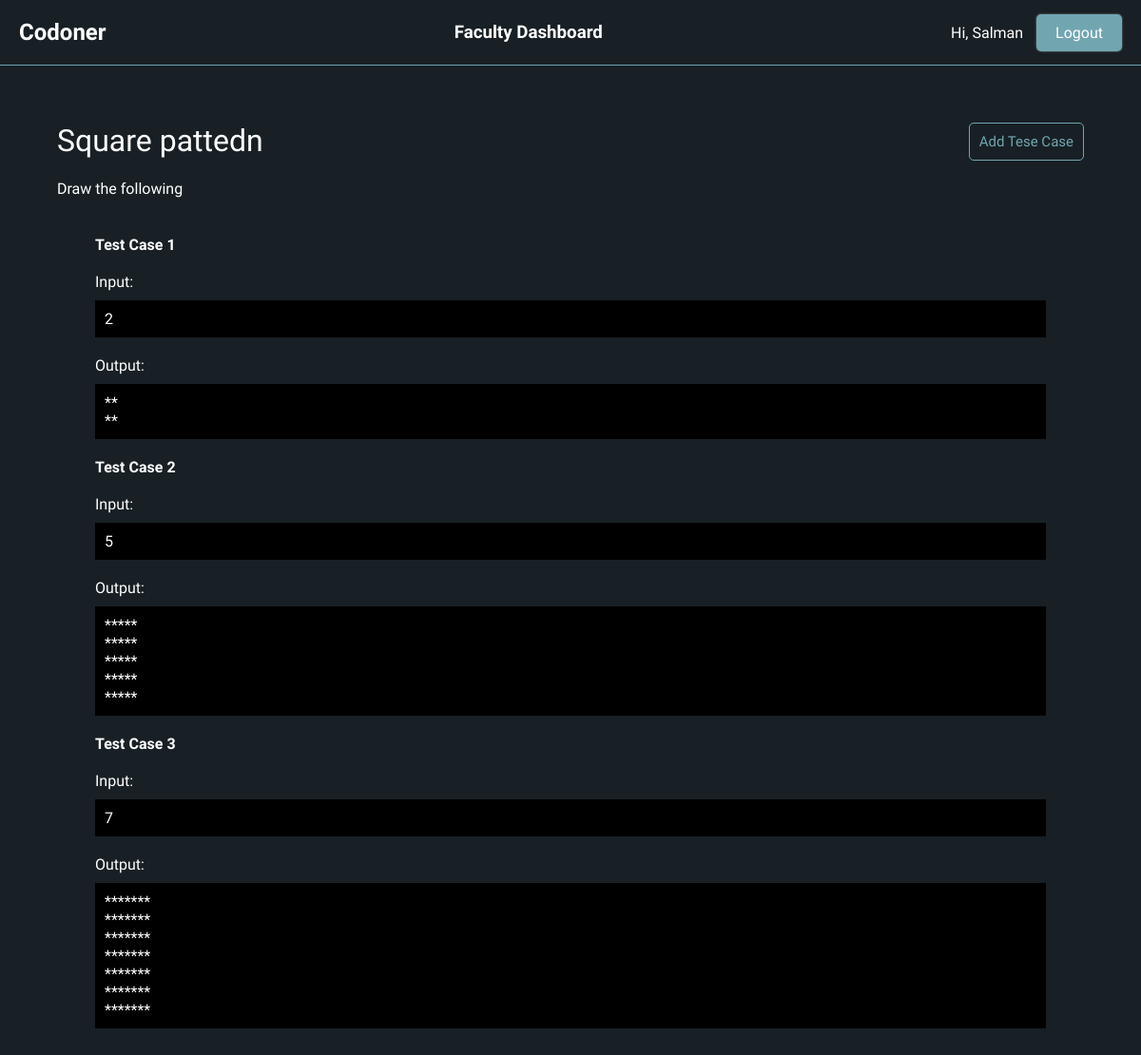
The page /user/question/3/ (signed in) on the database its author committed.
### main/models.py (models this page shows, shortened)
class Question(models.Model):
    title = models.CharField(max_length=256)
    description = models.TextField()
    competition = models.ForeignKey(
        Competition, on_delete=models.CASCADE, null=True)

class TestCase(models.Model):
    question = models.ForeignKey(Question, on_delete=models.CASCADE)
    input = models.CharField(max_length=256)
    output = models.TextField()

### account/views.py (the view)
# urls.py: path('question/<id>/', question_view),
@login_required(login_url='/user/login')
def question_view(request, id):
    question = Question.objects.filter(id=id).first()
    testcases = TestCase.objects.filter(question=question)
    if question.competition.creator != request.user:
        return redirect('/user/')
    context = {
        'question': question,
        'testcases': testcases
    }
    return render(request, 'question.html', context=context)

### account/templates/question.html (shortened to what this page needs)
{% extends "base.html" %}
{% load static %}
{% block stylesheet %}
<link rel="stylesheet" href="{% static 'css/question.css' %}">
{% endblock %}
{% block content %}
    <div class="question">
        <div class="question-title">
            {{question.title}}
            <button onclick="showAddForm()">Add Tese Case</button>
        </div>
        <div class="question-description">
            {{question.description}}
        </div>
        <div class="testcases">
            {% for testcase in testcases %}
            <div class="testcase">
                <div class="test-head"><b>Test Case {{forloop.counter}}</b></div>
                <div class="input">
                    Input:
                    <pre>{{testcase.input}}</pre>
                </div>
                <div class="output">
                    Output:
                    <pre>{{testcase.output}}</pre>
                </div>
            </div>
            {% endfor %}
        </div>
    </div>
{% endblock %}

### templates/base.html (shortened to what this page needs)
{% load static %}
<!DOCTYPE html>
<html lang="en">
	<head>
        <link rel="stylesheet" href="{% static 'css/main.css' %}">
		{% block stylesheet %} {% endblock stylesheet %}
	</head>
	<body>
		<header>
			<h2 id="logo">Codoner
			</h2>
			{% if request.user.is_staff %}
				<h3>
					Faculty Dashboard
				</h3>
			{% endif %}
			<div class="profile">
				{% if request.user.is_authenticated %}
					Hi, {{ request.user.first_name }}
					<a href="/user/logout">Logout</a>
				{% else %}
					<a href="/user/login">Login</a>
				{% endif %}
			</div>
		</header>
		<div class="content">
			{% block content %} {% endblock content %}
		</div>
	</body>
</html>

### assets/css/main.css (style rules this page uses)
* { margin: 0; padding: 0; font-family: "Comfortaa", cursive; -webkit-box-sizing: border-box; box-sizing: border-box; color: white; }
html, body { height: 100%; --BlackPearl: #182025; --FountainBlue: #71a6b1; --Heather: #b8c2c6; --Horizon: #608b95; background-color: var(--BlackPearl); }
.content { display: -webkit-box; display: -ms-flexbox; display: flex; -webkit-box-align: center; -ms-flex-align: center; align-items: center; }
a { color: var(--font-color); text-decoration: none; border-radius: 5px; padding: 10px 15px; }
header { display: -webkit-box; display: -ms-flexbox; display: flex; min-height: 5%; -webkit-box-align: center; -ms-flex-align: center; align-items: center; -webkit-box-pack: justify; -ms-flex-pack: justify; justify-content: space-between; padding: 20px; border-bottom: 1px solid var(--FountainBlue); }
header a { padding: 10px 20px; color: white; background-color: #71a6b1; border-radius: 5px; -webkit-box-shadow: 0 0 2px #9b9b9b; box-shadow: 0 0 2px #9b9b9b; cursor: pointer; text-decoration: none; margin-left: 10px; }
input, select, option, button { height: 40px; width: 100%; }
input, select, option, button, textarea { border-radius: 5px; color: var(--FountainBlue); background: transparent; border: 1px solid var(--FountainBlue); -webkit-transition: all 0.3s ease; transition: all 0.3s ease; font-size: 15px; }

### assets/css/question.css (style rules this page uses)
.question { display: -webkit-box; display: -ms-flexbox; display: flex; width: 100%; height: 100%; padding: 50px; -webkit-box-orient: vertical; -webkit-box-direction: normal; -ms-flex-direction: column; flex-direction: column; -ms-flex-pack: distribute; justify-content: space-around; }
.question-title { font-size: xx-large; display: -webkit-box; display: -ms-flexbox; display: flex; -webkit-box-pack: justify; -ms-flex-pack: justify; justify-content: space-between; }
.question-title button { width: -webkit-max-content; width: -moz-max-content; width: max-content; padding: 10px; }
.question-title, .question-description, .testcases { margin: 10px; }
.testcases { -webkit-box-flex: 1; -ms-flex: 1; flex: 1; }
.testcases div { margin: 20px; }
.testcases pre { margin-top: 10px; padding: 10px; color: white; background-color: black; }

### rows shown on the page
Question: title "Square pattedn", description "Draw the following"
TestCase: input "2", output "** **"
TestCase: input "5", output "***** ***** ***** ***** *****"
TestCase: input "7", output "******* ******* ******* ******* ******* ******* *******"

### other values the page prints
{{ request.user.first_name }} "Salman"
